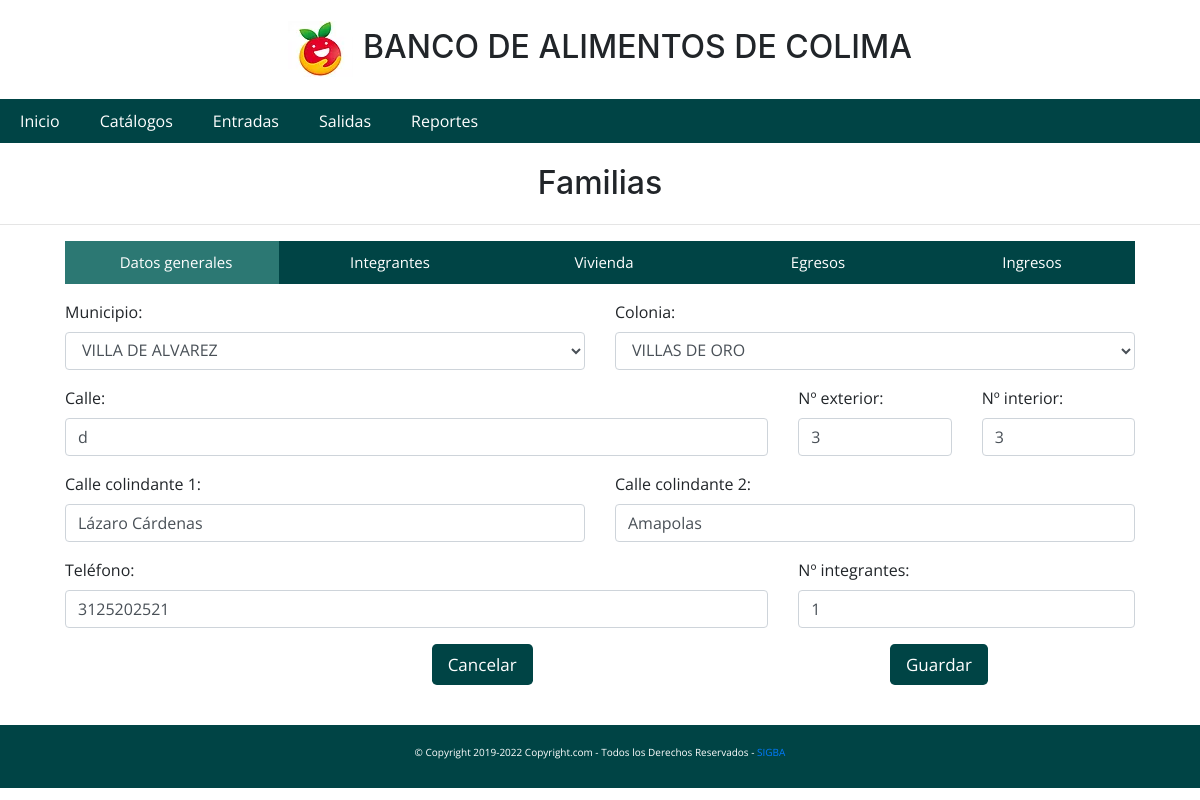
Screenshot of /catalogos/familiasadd.php with the database file from the repository.
### tables this page shows
CREATE TABLE `familias` (
  `id` int(11) NOT NULL,
  `calle` varchar(100) DEFAULT NULL,
  `telefono` varchar(10) DEFAULT '',
  `colonia` int(11) DEFAULT NULL,
  `municipio` int(11) DEFAULT NULL,
  `integrantes` varchar(50) DEFAULT '',
  `ingresototal` double(10,2) DEFAULT NULL,
  `num_Interno` varchar(50) DEFAULT NULL,
  `num_Externo` varchar(50) DEFAULT NULL,
  `calle_col1` varchar(50) DEFAULT NULL,
  `calle_col2` varchar(50) DEFAULT NULL,
  `estatus` int(11) NOT NULL
);

CREATE TABLE `municipios` (
  `id` int(11) NOT NULL,
  `nombre` varchar(100) DEFAULT NULL
);

CREATE TABLE `colonias` (
  `id` int(11) NOT NULL,
  `fk_municipio` int(11) DEFAULT NULL,
  `nombre` varchar(100) DEFAULT NULL
);

### catalogos/familiasadd.php (the view, shortened to what this page needs)
<!DOCTYPE html>
<html lang="en">
<head>
    <link rel="stylesheet" href="../Frameworks/css/estilo.css">
</head>
<body>
    <h1 class="titulo">Familias</h1>
    <hr>
    <div class="tabla-lg">
        <div class="container">
            <div class="row">
                <div class="col-12">
                    <div class="navmenu">
                        <ul class="tabs">
                            <li><a href="#tab1"><span class="fa fa-home"></span><span class="tab-text">Datos
                                        generales</span></a>
                            </li>
                            <li><a href="#tab2"><span class="fa fa-briefcase"></span><span
                                        class="tab-text">Integrantes</span></a>
                            </li>
                            <li><a href="#tab3"><span class="fa fa-group"></span><span
                                        class="tab-text">Vivienda</span></a>
                            </li>
                            <li><a href="#tab4"><span class="fa fa-bookmark"></span><span
                                        class="tab-text">Egresos</span></a>
                            </li>
                            <li><a href="#tab5"><span class="fa fa-briefcase"></span><span
                                        class="tab-text">Ingresos</span></a></li>
                        </ul>
                    </div>
                </div>
            </div>
            <div class="secciones">
                <?php
                include('procesos/conexion.php');
                $sql = "SELECT * FROM familias where estatus = 0";
                $resultado = mysqli_query($conn,$sql);
                $rows = mysqli_fetch_array($resultado);
                ?>
                <div class="hide" id="tab1">
                    <form action="" id="familias">
                        <div class="row">
                            <div class="col-6">
                                <div class="form-group">
                                    <label for="">Municipio:</label>
                                    <?php include('procesos/conexion.php');
                                    $query = "SELECT * FROM municipios";
                                    $resultado = mysqli_query($conn,$query);
                                    ?>
                                    <select id="municipio" class="form-control" onchange="cambiarcolonias()" required>
                                        <?php  while ($municipios = mysqli_fetch_array($resultado)) { ?>
                                        <option value="<?=$municipios['id']?>"
                                            <?php if ($rows['municipio'] == $municipios['id']) { echo "selected";}?>>
                                            <?=$municipios['nombre']?></option>
                                        <?php }?>
                                    </select>
                                </div>
                            </div>
                            <div class="col-6">
                                <div class="form-group">
                                    <label for="">Colonia:</label>
                                    <?php include('procesos/conexion.php');
                                    $idcol = $rows['municipio'];
                                    $queryc = "SELECT * FROM colonias where fk_municipio ='$idcol'";
                                    $resultadoc = mysqli_query($conn,$queryc);
                                    ?>
                                    <select id="colonia" class="form-control" required>
                                        <?php  while ($colonias = mysqli_fetch_array($resultadoc)) { ?>
                                        <option value="<?=$colonias['id']?>"
                                            <?php if ($rows['colonia'] == $colonias['id']) { echo "selected";}?>>
                                            <?=$colonias['nombre']?></option>
                                        <?php }?>
                                    </select>
                                </div>
                            </div>
                        </div>
                        <div class="row">
                            <div class="col-8">
                                <div class="form-group">
                                    <label for="">Calle:</label>
                                    <input type="text" id="calle" value="<?=$rows['calle']?>" class="form-control"
                                        required>
                                </div>
                            </div>
                            <div class="col-2">
                                <div class="form-group">
                                    <label for="">Nº exterior:</label>
                                    <input type="text" id="numext" value="<?=$rows['num_Externo']?>"
                                        class="form-control" required>
                                </div>
                            </div>
                            <div class="col-2">
                                <div class="form-group">
                                    <label for="">Nº interior:</label>
                                    <input type="text" id="numint" value="<?=$rows['num_Interno']?>"
                                        class="form-control" required>
                                </div>
                            </div>
                        </div>
                        <div class="row">
                            <div class="col-6">
                                <div class="form-group">
                                    <label for="">Calle colindante 1:</label>
                                    <input type="text" id="callecol1" value="<?=$rows['calle_col1']?>"
                                        class="form-control" required>
                                </div>
                            </div>
                            <div class="col-6">
                                <div class="form-group">
                                    <label for="">Calle colindante 2:</label>
                                    <input type="text" id="callecol2" value="<?=$rows['calle_col2']?>"
                                        class="form-control" required>
                                </div>
                            </div>
                        </div>
                        <div class="row">
                            <div class="col-8">
                                <div class="form-group">
                                    <label for="">Teléfono:</label>
                                    <input type="text" id="telefono" value="<?=$rows['telefono']?>" class="form-control"
                                        required>
                                </div>
                            </div>
                            <div class="col">
                                <div class="form-group">
                                    <label for="">Nº integrantes:</label>
                                    <input type="number" min="1" max="10" id="integrantes"
                                        value="<?=$rows['integrantes']?>" class="form-control" required>
                                </div>
                            </div>
                        </div>
                        <div class="row">
                            <div class="col-4"></div>
                            <div class="col-3">
                                <a href="familias.php" class="btn btn-lg btn-primary"
                                    title="Ir la página anterior">Cancelar</a>
                            </div>
                            <div class="col-2"></div>
                            <div class="col-3">
                                <button class="btn btn-lg btn-primary" type="submit">Guardar</button>
                            </div>
                        </div>
                    </form>
                </div>
            </div>
        </div>
    </div>
</body>
</html>

### Frameworks/css/estilo.css (style rules this page uses)
* { margin: 0px; padding: 0px; font-family: "Open Sans", sans-serif; }
.tabla-lg { padding: 0px 50px 30px 50px; }
ul, ol { list-style: none; }
.nave > li { float: left; }
#navegacion { width: 100%; font-family: Arial, Helvetica, sans-serif; height: 44px; background-color: #004445; }
.nave li a { background-color: #004445; color: #fff; text-decoration: none; padding: 10px 20px; display: block; }
.titulo { text-align: center; }
.logo { padding-right: 10px; }
#footer { width: 100%; margin-top: 10px; text-align: center; color: #fff; background-color: #004445; font-size: 10px; padding: 20px 0 20px; margin-bottom: 0; }
li { list-style-type: none; }
.menu-pegajoso { z-index: 1000; width: 100%; position: sticky; top: 0; }
.btn { min-width: 40%; background-color: #004445; color: white; border: black; font-size: 17px; }
ul.tabs { width: 100%; background: #004445; list-style: none; display: flex; }
.navmenu > ul { justify-content: space-around; }
ul.tabs li { width: 100%; height: 42.5px; }
ul.tabs li a { color: #fff; text-decoration: none; font-size: 15px; text-align: center; display: block; padding: 10px 0px; }
.active { background: #2c7873; }
ul.tabs li a .tab-text { margin-left: 8px; }
.secciones { width: 100%; background: #fff; }

### rows the page displays
familias: municipio.nombre "VILLA DE ALVAREZ", colonia.nombre "VILLAS DE ORO", calle "d", num_Externo "3", num_Interno "3", calle_col1 "Lázaro Cárdenas", calle_col2 "Amapolas", telefono "3125202521", integrantes "1"
